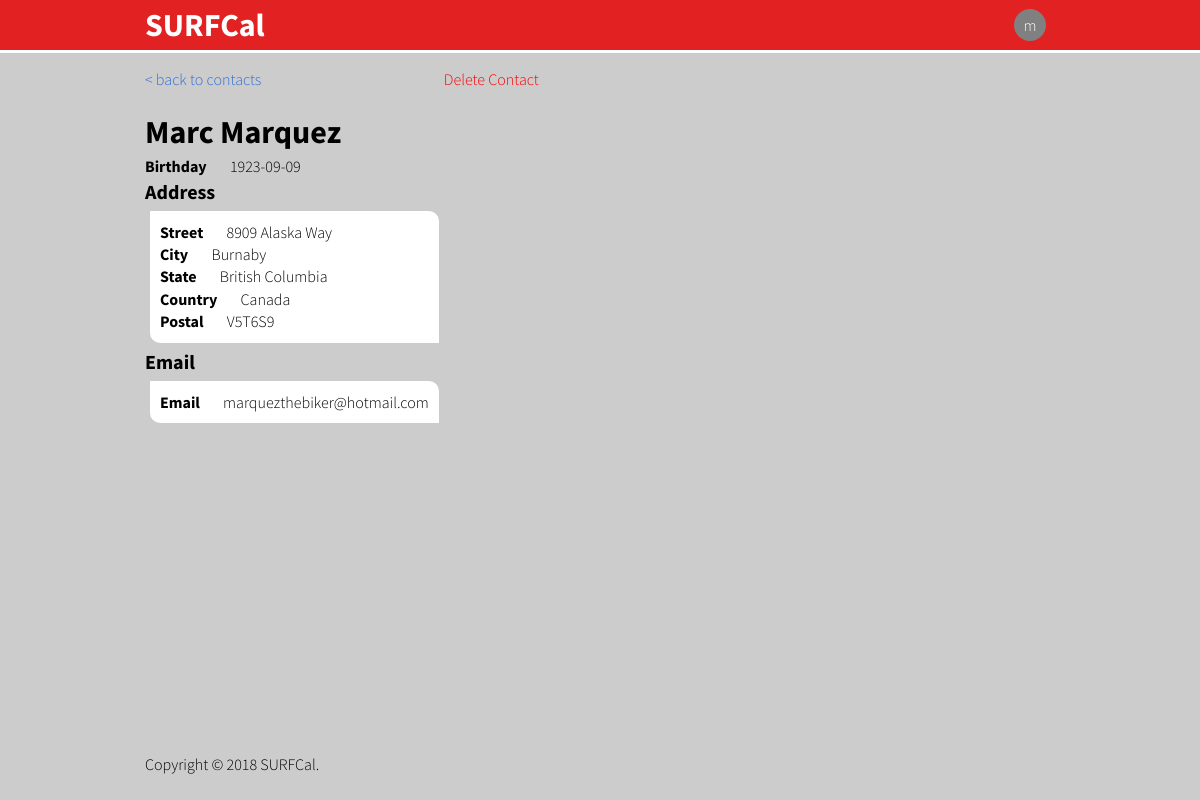
The app's page /?SURFCal=contact&contact=contactDetail&contactId=3 (signed in) with its own data.
### tables this page shows
CREATE TABLE Contacts (
    contactId   INTEGER AUTO_INCREMENT,
    accId       INTEGER,
    name        VARCHAR(32) NOT NULL,
    birthday    DATE,
    PRIMARY KEY (contactId),
    FOREIGN KEY (accId) REFERENCES Accounts(id) ON DELETE CASCADE ON UPDATE CASCADE
);

CREATE TABLE ContactAddresses (
    contactId   INTEGER,
    streetField VARCHAR(256) NOT NULL,
    city        VARCHAR(32) NOT NULL,
    state_      VARCHAR(32) NOT NULL,
    country     VARCHAR(32) NOT NULL,
    postal      CHAR(8) NOT NULL,
    PRIMARY KEY (contactId, streetField, city, state_, country, postal),
    FOREIGN KEY (contactId) REFERENCES Contacts(contactId) ON DELETE CASCADE ON UPDATE CASCADE
);

CREATE TABLE ContactEmails (
    contactId   INTEGER,
    email       VARCHAR(64) NOT NULL,
    PRIMARY KEY (contactId, email),
    FOREIGN KEY (contactId) REFERENCES Contacts(contactId) ON DELETE CASCADE ON UPDATE CASCADE
);

### web/config/properties.php (called while the page is built, shortened)
<?php
$profile = 'SURFCal';
?>

### web/config/database.php (called while the page is built, shortened)
<?php
$host = 'localhost';
$user = 'root';
$pass = '';
$schema = 'surfcal';
$conn = new mysqli($host, $user, $pass, $schema);
$conn->set_charset('utf-8');
function getContactDetails($contactId) {
	global $conn;
	$result = [];
	$stmt = mysqli_prepare($conn, "SELECT name, birthday FROM Contacts WHERE contactId=?;");
	mysqli_stmt_bind_param($stmt, "i", $contactId);
	mysqli_stmt_execute($stmt);
	$name_result = mysqli_stmt_get_result($stmt);
	$row = mysqli_fetch_assoc($name_result);
	array_push($result, $row);
	$address_stmt = mysqli_prepare($conn, "SELECT streetField, city, state_, country, postal FROM ContactAddresses WHERE contactId=?;");
	mysqli_stmt_bind_param($address_stmt, "i", $contactId);
	mysqli_stmt_execute($address_stmt);
	$address_result = mysqli_stmt_get_result($address_stmt);
	$email_stmt = mysqli_prepare($conn, "SELECT email FROM ContactEmails WHERE contactId=?;");
	mysqli_stmt_bind_param($email_stmt, "i", $contactId);
	mysqli_stmt_execute($email_stmt);
	$email_result = mysqli_stmt_get_result($email_stmt);
	$phone_stmt = mysqli_prepare($conn, "SELECT phoneNum, type FROM ContactPhones WHERE contactId=?;");
	mysqli_stmt_bind_param($phone_stmt, "i", $contactId);
	mysqli_stmt_execute($phone_stmt);
	$phone_result = mysqli_stmt_get_result($phone_stmt);
	if ($address_result) {
		while($row = mysqli_fetch_assoc($address_result)) {
			array_push($result, $row);
		}
	}
	if ($email_result) {
		while($row = mysqli_fetch_assoc($email_result)) {
			array_push($result, $row);
		}
	}
	if ($phone_result) {
		while($row = mysqli_fetch_assoc($phone_result)) {
			array_push($result, $row);
		}
	}
	return $result;
}
?>

### web/sources/contact/functions.php (the view, shortened to what this page needs)
<?php
function displayContactDetails($details) {
	global $profile;
	$name = "";
	$birthday = "";
	$addresses = [];
	$emails = [];
	$phones = [];
	foreach($details as &$detail) {
		if (isset($detail["name"])) $name = $detail["name"];
		if (isset($detail["birthday"])) $birthday = $detail["birthday"];
		if (isset($detail["streetField"])) {
			array_push($addresses, $detail);
		} else if (isset($detail["email"])) {
			array_push($emails, $detail);
		} else if (isset($detail["phone"])) {
			array_push($phones, $detail);
		}
	}
	echo '<div class="contactDetail">';
	echo '<a id="backToContacts" href="?'. $profile . '=contact" style="display: block;">< back to contacts</a>';
	echo '<h2 id="contactName">' . $name . '</h2>';
	if ($birthday !== "") {
		echo '<span class="infoField">';
		echo '<label>Birthday</label>  ' . $birthday;
		echo '</span>';
	}
	if (count($addresses) > 0) {
		echo '<h4>Address</h4>';
		foreach($addresses as &$address) {
			echo '<div class="contactInfoSection">';
			generateInfoField($address);
			echo '</div>';
		}
	}
	if (count($emails) > 0) {
		echo '<h4>Email</h4>';
		foreach($emails as &$email) {
			echo '<div class="contactInfoSection">';
			echo '</div>';
		}
	}
	echo '</div>';
}
function generateInfoField($info) {
	foreach($info as $key => $value) {
		echo '<span class="infoField">';
		echo '<label>' . infoKeyToLabel($key) . '</label>  ' . $value;
		echo '</span>';
	}
}
function infoKeyToLabel($key) {
	$label = "";
	switch ($key) {
		case "streetField":
			$label = "Street";
			break;
		case "city":
			$label = "City";
			break;
		case "state_":
			$label = "State";
			break;
		case "country":
			$label = "Country";
			break;
		case "postal":
			$label = "Postal";
			break;
		case "email":
			$label = "Email";
			break;
	}
	return $label;
}
function displayDeleteContactOption($contactId) {
	global $profile;
	echo '<a id="deleteContact" href="?' . $profile . '=contact&contact=deleteContact&contactId=' . $contactId . '">Delete Contact</a>';
}
?>

### web/styles/styles.css (style rules this page uses)
html, body { height: 100%; min-height: auto; }
body { background-color: #cccccc; color: black; font-family: "Source Sans Pro", sans-serif; font-size: 12pt; font-weight: 300; line-height: 1.4; margin: 0; padding: 0; }
h1, h2, h3, h4, h5, h6 { font-weight: 700; margin: 0; padding: 0; }
h2 { font-size: 24pt; }
h4 { font-size: 15pt; }
a:link, a:visited { color: #326ed8; text-decoration: none; }
#backToContacts { margin-bottom: 20px; }
#deleteContact { color: red; font-size: 16px; display: block; }
.contactInfoSection { background-color: white; padding: 10px; margin: 5px; border-radius: 0px 10px; display: block; }
.infoField { display: block; }
.infoField label { font-weight: bold; padding-right: 20px; }

### records on screen
contacts: name "Marc Marquez", birthday "1923-09-09"
contactaddresses: key "Street", streetField "8909 Alaska Way", key "City", city "Burnaby", key "State", state_ "British Columbia", key "Country", country "Canada", key "Postal", postal "V5T6S9"
contactemails: key "Email", email "marquezthebiker@hotmail.com"

### other values on screen
$user[0] "m"
$copy "2018"
$siteTitle "SURFCal"
